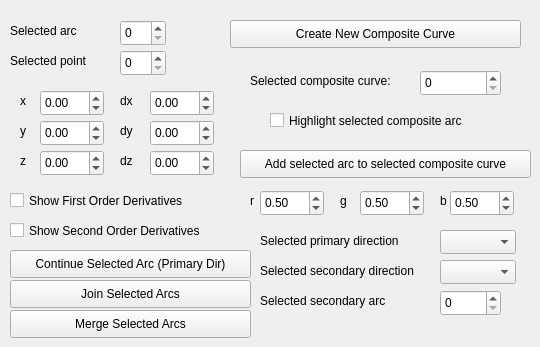
   <widget class="QWidget" name="tab_2">
    <attribute name="title">
     <string>Hermite Arcs</string>
    </attribute>
    <widget class="QDoubleSpinBox" name="hermite_x">
     <property name="geometry">
      <rect>
       <x>40</x>
       <y>90</y>
       <width>64</width>
       <height>26</height>
      </rect>
     </property>
     <property name="minimum">
      <double>-99.000000000000000</double>
     </property>
    </widget>
    <widget class="QDoubleSpinBox" name="hermite_y">
     <property name="geometry">
      <rect>
       <x>40</x>
       <y>120</y>
       <width>64</width>
       <height>26</height>
      </rect>
     </property>
     <property name="minimum">
      <double>-99.000000000000000</double>
     </property>
    </widget>
    <widget class="QDoubleSpinBox" name="hermite_z">
     <property name="geometry">
      <rect>
       <x>40</x>
       <y>150</y>
       <width>64</width>
       <height>26</height>
      </rect>
     </property>
     <property name="minimum">
      <double>-99.000000000000000</double>
     </property>
    </widget>
    <widget class="QSpinBox" name="hermite_index">
     <property name="geometry">
      <rect>
       <x>120</x>
       <y>50</y>
       <width>46</width>
       <height>26</height>
      </rect>
     </property>
     <property name="maximum">
      <number>1</number>
     </property>
    </widget>
    <widget class="QLabel" name="label_29">
     <property name="geometry">
      <rect>
       <x>10</x>
       <y>50</y>
       <width>91</width>
       <height>21</height>
      </rect>
     </property>
     <property name="text">
      <string>Selected point</string>
     </property>
    </widget>
    <widget class="QLabel" name="label_30">
     <property name="geometry">
      <rect>
       <x>20</x>
       <y>90</y>
       <width>16</width>
       <height>21</height>
      </rect>
     </property>
     <property name="text">
      <string>x</string>
     </property>
    </widget>
    <widget class="QLabel" name="label_31">
     <property name="geometry">
      <rect>
       <x>20</x>
       <y>120</y>
       <width>16</width>
       <height>21</height>
      </rect>
     </property>
     <property name="text">
      <string>y</string>
     </property>
    </widget>
    <widget class="QLabel" name="label_32">
     <property name="geometry">
      <rect>
       <x>20</x>
       <y>150</y>
       <width>16</width>
       <height>21</height>
      </rect>
     </property>
     <property name="text">
      <string>z</string>
     </property>
    </widget>
    <widget class="QCheckBox" name="show_hermite_first_order_derivates">
     <property name="geometry">
      <rect>
       <x>10</x>
       <y>190</y>
       <width>201</width>
       <height>21</height>
      </rect>
     </property>
     <property name="text">
      <string>Show First Order Derivatives</string>
     </property>
    </widget>
    <widget class="QCheckBox" name="show_hermite_second_order_derivates">
     <property name="geometry">
      <rect>
       <x>10</x>
       <y>220</y>
       <width>221</width>
       <height>21</height>
      </rect>
     </property>
     <property name="text">
      <string>Show Second Order Derivatives</string>
     </property>
    </widget>
    <widget class="QLabel" name="label_74">
     <property name="geometry">
      <rect>
       <x>10</x>
       <y>20</y>
       <width>81</width>
       <height>21</height>
      </rect>
     </property>
     <property name="text">
      <string>Selected arc</string>
     </property>
    </widget>
    <widget class="QLabel" name="label_75">
     <property name="geometry">
      <rect>
       <x>120</x>
       <y>90</y>
       <width>16</width>
       <height>21</height>
      </rect>
     </property>
     <property name="text">
      <string>dx</string>
     </property>
    </widget>
    <widget class="QLabel" name="label_76">
     <property name="geometry">
      <rect>
       <x>120</x>
       <y>120</y>
       <width>16</width>
       <height>21</height>
      </rect>
     </property>
     <property name="text">
      <string>dy</string>
     </property>
    </widget>
    <widget class="QLabel" name="label_77">
     <property name="geometry">
      <rect>
       <x>120</x>
       <y>150</y>
       <width>16</width>
       <height>21</height>
      </rect>
     </property>
     <property name="text">
      <string>dz</string>
     </property>
    </widget>
    <widget class="QDoubleSpinBox" name="hermite_dx">
     <property name="geometry">
      <rect>
       <x>150</x>
       <y>90</y>
       <width>64</width>
       <height>26</height>
      </rect>
     </property>
     <property name="minimum">
      <double>-99.000000000000000</double>
     </property>
    </widget>
    <widget class="QDoubleSpinBox" name="hermite_dy">
     <property name="geometry">
      <rect>
       <x>150</x>
       <y>120</y>
       <width>64</width>
       <height>26</height>
      </rect>
     </property>
     <property name="minimum">
      <double>-99.000000000000000</double>
     </property>
    </widget>
    <widget class="QDoubleSpinBox" name="hermite_dz">
     <property name="geometry">
      <rect>
       <x>150</x>
       <y>150</y>
       <width>64</width>
       <height>26</height>
      </rect>
     </property>
     <property name="minimum">
      <double>-99.000000000000000</double>
     </property>
    </widget>
    <widget class="QPushButton" name="createNewCompositeCurve">
     <property name="geometry">
      <rect>
       <x>230</x>
       <y>20</y>
       <width>291</width>
       <height>28</height>
      </rect>
     </property>
     <property name="text">
      <string>Create New Composite Curve</string>
     </property>
    </widget>
    <widget class="QLabel" name="label_78">
     <property name="geometry">
      <rect>
       <x>250</x>
       <y>70</y>
       <width>161</width>
       <height>21</height>
      </rect>
     </property>
     <property name="text">
      <string>Selected composite curve:</string>
     </property>
    </widget>
    <widget class="QCheckBox" name="highlightSelectedCompositeArc">
     <property name="geometry">
      <rect>
       <x>270</x>
       <y>110</y>
       <width>231</width>
       <height>21</height>
      </rect>
     </property>
     <property name="text">
      <string>Highlight selected composite arc</string>
     </property>
    </widget>
    <widget class="QSpinBox" name="selectedCompositeArc">
     <property name="geometry">
      <rect>
       <x>420</x>
       <y>70</y>
       <width>81</width>
       <height>26</height>
      </rect>
     </property>
     <property name="maximum">
      <number>10</number>
     </property>
    </widget>
    <widget class="QPushButton" name="addArcToCompositeCurve">
     <property name="geometry">
      <rect>
       <x>240</x>
       <y>150</y>
       <width>291</width>
       <height>28</height>
      </rect>
     </property>
     <property name="text">
      <string>Add selected arc to selected composite curve</string>
     </property>
    </widget>
    <widget class="QDoubleSpinBox" name="hermite_red">
     <property name="geometry">
      <rect>
       <x>260</x>
       <y>190</y>
       <width>64</width>
       <height>26</height>
      </rect>
     </property>
     <property name="minimum">
      <double>0.000000000000000</double>
     </property>
     <property name="maximum">
      <double>1.000000000000000</double>
     </property>
     <property name="singleStep">
      <double>0.010000000000000</double>
     </property>
     <property name="value">
      <double>0.500000000000000</double>
     </property>
    </widget>
    <widget class="QDoubleSpinBox" name="hermite_green">
     <property name="geometry">
      <rect>
       <x>360</x>
       <y>190</y>
       <width>64</width>
       <height>26</height>
      </rect>
     </property>
     <property name="minimum">
      <double>0.000000000000000</double>
     </property>
     <property name="maximum">
      <double>1.000000000000000</double>
     </property>
     <property name="singleStep">
      <double>0.010000000000000</double>
     </property>
     <property name="value">
      <double>0.500000000000000</double>
     </property>
    </widget>
    <widget class="QDoubleSpinBox" name="hermite_blue">
     <property name="geometry">
      <rect>
       <x>450</x>
       <y>190</y>
       <width>64</width>
       <height>26</height>
      </rect>
     </property>
     <property name="minimum">
      <double>0.000000000000000</double>
     </property>
     <property name="maximum">
      <double>1.000000000000000</double>
     </property>
     <property name="singleStep">
      <double>0.010000000000000</double>
     </property>
     <property name="value">
      <double>0.500000000000000</double>
     </property>
    </widget>
    <widget class="QLabel" name="label_33">
     <property name="geometry">
      <rect>
       <x>250</x>
       <y>190</y>
       <width>21</width>
       <height>21</height>
      </rect>
     </property>
     <property name="text">
      <string>r</string>
     </property>
    </widget>
    <widget class="QLabel" name="label_34">
     <property name="geometry">
      <rect>
       <x>340</x>
       <y>190</y>
       <width>16</width>
       <height>21</height>
      </rect>
     </property>
     <property name="text">
      <string>g</string>
     </property>
    </widget>
    <widget class="QLabel" name="label_35">
     <property name="geometry">
      <rect>
       <x>440</x>
       <y>190</y>
       <width>16</width>
       <height>21</height>
      </rect>
     </property>
     <property name="text">
      <string>b</string>
     </property>
    </widget>
    <widget class="QLabel" name="label_79">
     <property name="geometry">
      <rect>
       <x>260</x>
       <y>230</y>
       <width>161</width>
       <height>21</height>
      </rect>
     </property>
     <property name="text">
      <string>Selected primary direction</string>
     </property>
    </widget>
    <widget class="QComboBox" name="selectedPrimaryDirection">
     <property name="geometry">
      <rect>
       <x>440</x>
       <y>230</y>
       <width>76</width>
       <height>24</height>
      </rect>
     </property>
    </widget>
    <widget class="QPushButton" name="continueSelectedArc">
     <property name="geometry">
      <rect>
       <x>10</x>
       <y>250</y>
       <width>241</width>
       <height>28</height>
      </rect>
     </property>
     <property name="text">
      <string>Continue Selected Arc (Primary Dir)</string>
     </property>
    </widget>
    <widget class="QComboBox" name="selectedSecondaryDirection">
     <property name="geometry">
      <rect>
       <x>440</x>
       <y>260</y>
       <width>76</width>
       <height>24</height>
      </rect>
     </property>
    </widget>
    <widget class="QLabel" name="label_80">
     <property name="geometry">
      <rect>
       <x>260</x>
       <y>260</y>
       <width>171</width>
       <height>21</height>
      </rect>
     </property>
     <property name="text">
      <string>Selected secondary direction</string>
     </property>
    </widget>
    <widget class="QPushButton" name="joinSelectedArcs">
     <property name="geometry">
      <rect>
       <x>10</x>
       <y>280</y>
       <width>241</width>
       <height>28</height>
      </rect>
     </property>
     <property name="text">
      <string>Join Selected Arcs</string>
     </property>
    </widget>
    <widget class="QPushButton" name="mergeSelectedArcs">
     <property name="geometry">
      <rect>
       <x>10</x>
       <y>310</y>
       <width>241</width>
       <height>28</height>
      </rect>
     </property>
     <property name="text">
      <string>Merge Selected Arcs</string>
     </property>
    </widget>
    <widget class="QLabel" name="label_81">
     <property name="geometry">
      <rect>
       <x>260</x>
       <y>290</y>
       <width>141</width>
       <height>21</height>
      </rect>
     </property>
     <property name="text">
      <string>Selected secondary arc</string>
     </property>
    </widget>
    <widget class="QSpinBox" name="selectedHermiteArc">
     <property name="geometry">
      <rect>
       <x>120</x>
       <y>20</y>
       <width>46</width>
       <height>26</height>
      </rect>
     </property>
     <property name="maximum">
      <number>100</number>
     </property>
    </widget>
    <widget class="QSpinBox" name="selectedSecondaryHermiteArc">
     <property name="geometry">
      <rect>
       <x>440</x>
       <y>290</y>
       <width>61</width>
       <height>26</height>
      </rect>
     </property>
     <property name="maximum">
      <number>100</number>
     </property>
    </widget>
   </widget>
